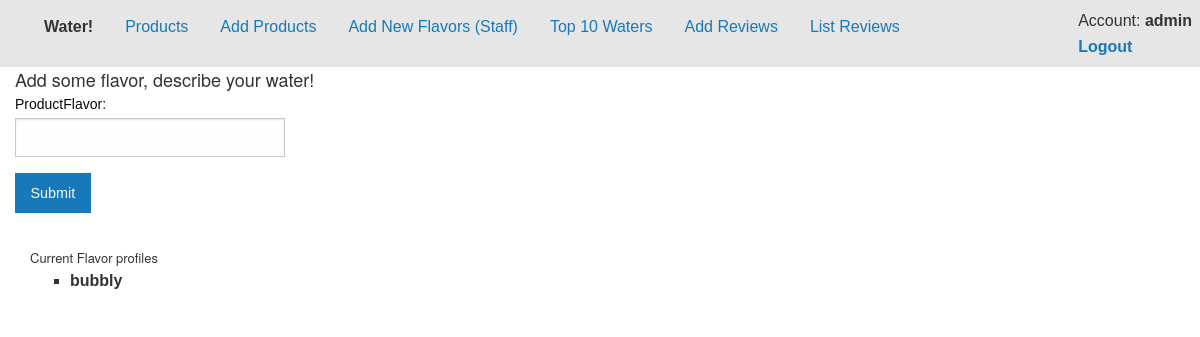
Page /flavors (signed in) on the earlier database version.
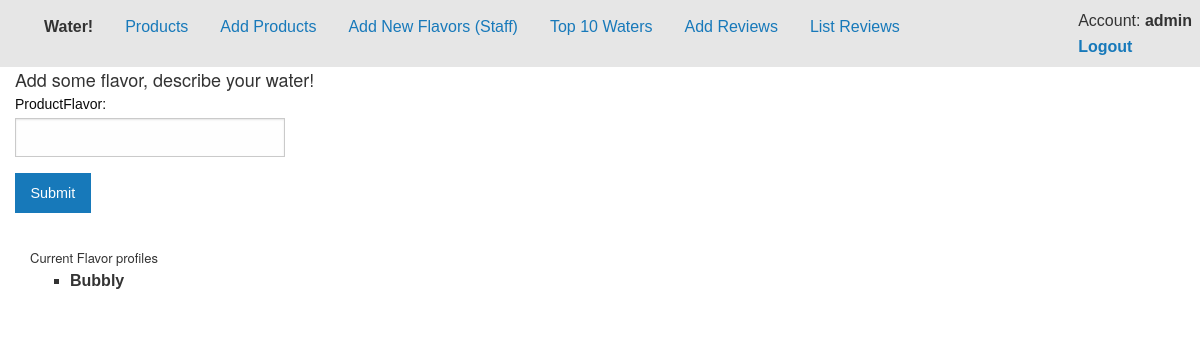
Same page on the later database version.
### AddWater/models.py (models this page shows, shortened)
class Flavors(models.Model):
    ProductFlavor = models.CharField(max_length=15, unique=True,)

### AddWater/views.py (the view)
# urls.py: url(r'^flavors$',views.addflavor, name='addflavor'),
@user_passes_test(lambda u: u.is_superuser)
def addflavor(request):
    if request.method == 'POST':
        form = FlavorsForm(request.POST)
        form.save()
    else:
        form = FlavorsForm()
    flavors = Flavors.objects.all()
    context = {
        'title':"Home",
        'content': flavors,
        'form':form,
        }
    return render(request, 'flavors.html', context)

### AddWater/forms.py
class FlavorsForm(ModelForm):
    class Meta:
        model = Flavors
        fields = '__all__'

### AddWater/templates/flavors.html (shortened to what this page needs)
{% extends "default.html" %}
{% load static %}
{% block content %}
<div class="row">
  <div class="large-12 columns">
    <h1>Add some flavor, describe your water!</h1>
  </div>
</div>
<div class="row">
<div class="large-12 columns">
    <form action="" method="post">
      <div class="row">
        <div class="large-3 columns">
          {{ form }}
          </div>
      </div>
      <div class="row">
        <div class="large-9 columns">
          <input type="submit" value="Submit" class="button">
        </div>
      </div>
    </form>
  <div class="large-12 columns">
    <h2>Current Flavor profiles</h2>
    <ul>
    {% for element in content %}
    <li>{{ element.ProductFlavor }}</li>
    {% endfor %}
    </ul>
  </div>
</div>
{% endblock %}

Differences in the rows shown:
changed Flavors: ProductFlavor "bubbly" → "Bubbly"
